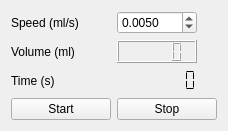
         <widget class="QWidget" name="tab_5">
          <attribute name="title">
           <string>Exchange_mode</string>
          </attribute>
          <layout class="QHBoxLayout" name="horizontalLayout_9">
           <item>
            <layout class="QFormLayout" name="formLayout_2">
             <property name="labelAlignment">
              <set>Qt::AlignLeading|Qt::AlignLeft|Qt::AlignVCenter</set>
             </property>
             <property name="formAlignment">
              <set>Qt::AlignLeading|Qt::AlignLeft|Qt::AlignTop</set>
             </property>
             <item row="0" column="0">
              <widget class="QLabel" name="label">
               <property name="sizePolicy">
                <sizepolicy hsizetype="Fixed" vsizetype="Preferred">
                 <horstretch>0</horstretch>
                 <verstretch>0</verstretch>
                </sizepolicy>
               </property>
               <property name="text">
                <string>Speed (ml/s)</string>
               </property>
              </widget>
             </item>
             <item row="0" column="1">
              <widget class="QDoubleSpinBox" name="doubleSpinBox">
               <property name="sizePolicy">
                <sizepolicy hsizetype="Fixed" vsizetype="Fixed">
                 <horstretch>0</horstretch>
                 <verstretch>0</verstretch>
                </sizepolicy>
               </property>
               <property name="minimumSize">
                <size>
                 <width>80</width>
                 <height>0</height>
                </size>
               </property>
               <property name="maximumSize">
                <size>
                 <width>80</width>
                 <height>16777215</height>
                </size>
               </property>
               <property name="decimals">
                <number>4</number>
               </property>
               <property name="maximum">
                <double>100.000000000000000</double>
               </property>
               <property name="singleStep">
                <double>0.001000000000000</double>
               </property>
               <property name="value">
                <double>0.005000000000000</double>
               </property>
              </widget>
             </item>
             <item row="1" column="0">
              <widget class="QLabel" name="label_9">
               <property name="sizePolicy">
                <sizepolicy hsizetype="Fixed" vsizetype="Preferred">
                 <horstretch>0</horstretch>
                 <verstretch>0</verstretch>
                </sizepolicy>
               </property>
               <property name="text">
                <string>Volume (ml)</string>
               </property>
              </widget>
             </item>
             <item row="1" column="1">
              <widget class="QLCDNumber" name="lcdNumber_exchange_volume">
               <property name="sizePolicy">
                <sizepolicy hsizetype="Fixed" vsizetype="Minimum">
                 <horstretch>0</horstretch>
                 <verstretch>0</verstretch>
                </sizepolicy>
               </property>
               <property name="minimumSize">
                <size>
                 <width>80</width>
                 <height>0</height>
                </size>
               </property>
               <property name="maximumSize">
                <size>
                 <width>80</width>
                 <height>16777215</height>
                </size>
               </property>
               <property name="intValue" stdset="0">
                <number>0</number>
               </property>
              </widget>
             </item>
             <item row="2" column="0">
              <widget class="QLabel" name="label_33">
               <property name="sizePolicy">
                <sizepolicy hsizetype="Fixed" vsizetype="Preferred">
                 <horstretch>0</horstretch>
                 <verstretch>0</verstretch>
                </sizepolicy>
               </property>
               <property name="text">
                <string>Time (s)</string>
               </property>
              </widget>
             </item>
             <item row="2" column="1">
              <widget class="QLCDNumber" name="lcdNumber_time">
               <property name="sizePolicy">
                <sizepolicy hsizetype="Fixed" vsizetype="Minimum">
                 <horstretch>0</horstretch>
                 <verstretch>0</verstretch>
                </sizepolicy>
               </property>
               <property name="minimumSize">
                <size>
                 <width>80</width>
                 <height>0</height>
                </size>
               </property>
               <property name="maximumSize">
                <size>
                 <width>90</width>
                 <height>16777215</height>
                </size>
               </property>
               <property name="font">
                <font>
                 <italic>false</italic>
                 <underline>false</underline>
                 <kerning>true</kerning>
                </font>
               </property>
               <property name="frameShape">
                <enum>QFrame::Panel</enum>
               </property>
               <property name="frameShadow">
                <enum>QFrame::Raised</enum>
               </property>
               <property name="lineWidth">
                <number>0</number>
               </property>
               <property name="midLineWidth">
                <number>-1</number>
               </property>
               <property name="smallDecimalPoint">
                <bool>true</bool>
               </property>
               <property name="digitCount">
                <number>6</number>
               </property>
               <property name="segmentStyle">
                <enum>QLCDNumber::Flat</enum>
               </property>
               <property name="value" stdset="0">
                <double>0.000000000000000</double>
               </property>
               <property name="intValue" stdset="0">
                <number>0</number>
               </property>
              </widget>
             </item>
             <item row="3" column="0">
              <widget class="QPushButton" name="pushButton_start">
               <property name="sizePolicy">
                <sizepolicy hsizetype="Fixed" vsizetype="Fixed">
                 <horstretch>0</horstretch>
                 <verstretch>0</verstretch>
                </sizepolicy>
               </property>
               <property name="minimumSize">
                <size>
                 <width>100</width>
                 <height>0</height>
                </size>
               </property>
               <property name="maximumSize">
                <size>
                 <width>100</width>
                 <height>16777215</height>
                </size>
               </property>
               <property name="text">
                <string>Start</string>
               </property>
              </widget>
             </item>
             <item row="3" column="1">
              <widget class="QPushButton" name="pushButton_stop">
               <property name="sizePolicy">
                <sizepolicy hsizetype="Fixed" vsizetype="Fixed">
                 <horstretch>0</horstretch>
                 <verstretch>0</verstretch>
                </sizepolicy>
               </property>
               <property name="minimumSize">
                <size>
                 <width>100</width>
                 <height>0</height>
                </size>
               </property>
               <property name="maximumSize">
                <size>
                 <width>100</width>
                 <height>16777215</height>
                </size>
               </property>
               <property name="text">
                <string>Stop</string>
               </property>
              </widget>
             </item>
            </layout>
           </item>
          </layout>
         </widget>
